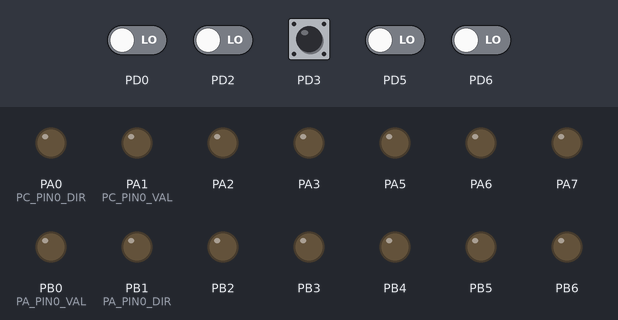
This program was run on a simulated ATmega32, built with avr-gcc and emulated at 1 MHz. Parts: output pins drawn as LEDs (lit = HIGH). Inputs (shaded band) come from the test bench; at power-on: PD3 HIGH, PD0, PD2, PD5, PD6 LOW.

Above: at 1.2 s.
1.3 s: PD3 pulled LOW for 0.15 s
At 2.7 s:
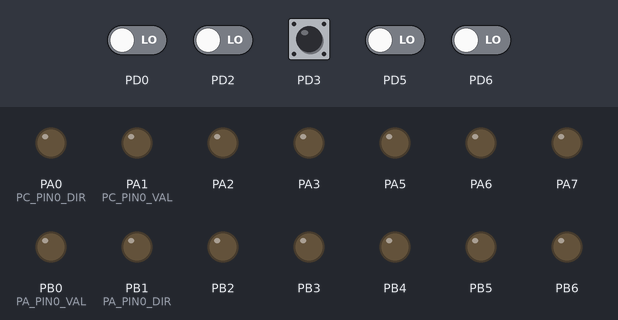
3.0 s: PD3 pulled LOW for 0.15 s
At 3.1 s:
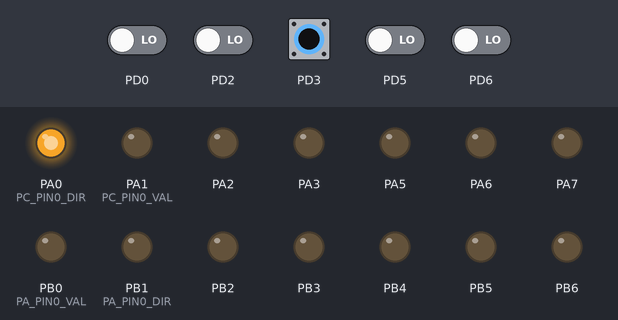
Timing chart, 0 to 6.0 s (numbered marks = the images above; inputs shaded):
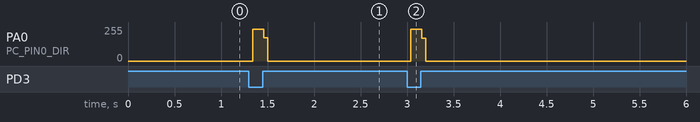

The program:

main.c
```c
/*
 * main.c
 *
 *  Created on: Feb 6, 2023
 *      Author: 00214
 */
#include "errorStates.h"
#include "stdTypes.h"
#include "DIO_int.h"
#include  "Switch_config.h"
#include  "Switch_int.h"


extern SW_t Switch_AstrSwitchState [SW_NUM];
int main(void)
{
	DIO_enuInit();
	Switch_enuInit(Switch_AstrSwitchState);
	u8 pinstate = 0;
	while(1){
		Switch_enuGetState(&Switch_AstrSwitchState[1],&pinstate);
		if(pinstate == 0){
			DIO_enuSetPinValue(DIO_u8PORTA ,DIO_u8PIN0,DIO_u8HIGH);

		}
		else{
			DIO_enuSetPinValue(DIO_u8PORTA ,DIO_u8PIN0,DIO_u8LOW);
		}
	}


return 0;
}
```

Switch_int.h
```c
/*
 * Switch_int.h
 *
 *  Created on: Feb 6, 2023
 *      Author: 00214
 */

#ifndef SWITCH_INT_H_
#define SWITCH_INT_H_

ES_t Switch_enuInit(SW_t * Copy_AstrSwitchs);
ES_t Switch_enuGetState(SW_t * Copy_AstrSwitchs, u8 * Copy_pu8SwState);

#endif /* SWITCH_INT_H_ */
```

Switch_priv.h
```c
/*
 * Switch_priv.h
 *
 *  Created on: Feb 6, 2023
 *      Author: 00214
 */

#ifndef SWITCH_PRIV_H_
#define SWITCH_PRIV_H_


#endif /* SWITCH_PRIV_H_ */
```

Switch_prog.c
```c
/*
 * Switch_prog.c
 *
 *  Created on: Feb 6, 2023
 *      Author: 00214
 */
#include "stdTypes.h"
#include "errorStates.h"
#include "Switch_priv.h"
#include  "Switch_config.h"


#include  "DIO_int.h"


ES_t Switch_enuInit(SW_t * Copy_AstrSwitchs){
	ES_t Local_enuErrorState = ES_NOK;
	u8 Local_u8Iterator = 0;
	if(Copy_AstrSwitchs != NULL){

		for(Local_u8Iterator =0; Local_u8Iterator<SW_NUM ;Local_u8Iterator++){
			Local_enuErrorState = DIO_enuSetPinDirection(Copy_AstrSwitchs[Local_u8Iterator].SW_PortID,DIO_u8INPUT,Copy_AstrSwitchs[Local_u8Iterator].SW_PinID );
			Local_enuErrorState = DIO_enuSetPinValue(Copy_AstrSwitchs[Local_u8Iterator].SW_PortID,Copy_AstrSwitchs[Local_u8Iterator].SW_PinID ,Copy_AstrSwitchs[Local_u8Iterator].SW_Status );

		}

	}
	else{
		Local_enuErrorState = ES_NULL_POINTER;
	}

	return Local_enuErrorState ;
}
ES_t Switch_enuGetState(SW_t * Copy_AstrSwitchs, u8 * Copy_pu8SwState){

	ES_t Local_enuErrorState = ES_NOK;
	if(Copy_AstrSwitchs != NULL && Copy_pu8SwState != NULL){
		Local_enuErrorState = DIO_enuGetPinValue(Copy_AstrSwitchs ->SW_PortID ,Copy_pu8SwState,Copy_AstrSwitchs->SW_PinID);
	}
	else {
		Local_enuErrorState =ES_NULL_POINTER;
	}

    return Local_enuErrorState ;
}
```

errorStates.h
```c
/*
 * errorStates.h
 *
 *  Created on: Feb 2, 2023
 *      Author: 00214
 */

#ifndef ERRORSTATES_H_
#define ERRORSTATES_H_
typedef enum {
	ES_NOK , ES_OK , ES_NULL_POINTER , ES_OUT_OF_RANGE
}ES_t;

#endif /* ERRORSTATES_H_ */
```

Switch_config.c
```c
/*
 * Switch_config.c
 *
 *  Created on: Feb 6, 2023
 *      Author: 00214
 */
#include "stdTypes.h"
#include  "errorStates.h"
#include "Switch_priv.h"
#include  "Switch_config.h"
#include  "DIO_int.h"

SW_t  Switch_AstrSwitchState [SW_NUM]={
		{DIO_u8PORTA ,DIO_u8PIN4 ,DIO_u8FLOAT  },
		{DIO_u8PoRTD ,DIO_u8PIN3 ,DIO_u8PULL_UP},
		{DIO_u8PORTC ,DIO_u8PIN5 ,DIO_u8PULL_UP}
};
```

Switch_config.h
```c
/*
 * Switch_config.h
 *
 *  Created on: Feb 6, 2023
 *      Author: 00214
 */

#ifndef SWITCH_CONFIG_H_
#define SWITCH_CONFIG_H_

#define SW_NUM     3

//port pin   float/pull_up

typedef struct{
	u8 SW_PortID;
	u8 SW_PinID;
	u8 SW_Status;
}SW_t;


#endif /* SWITCH_CONFIG_H_ */
```

DIO_config.h
```c
/*
 * DIO_config.h
 *
 *  Created on: Feb 1, 2023
 *      Author: 00214
 */

#ifndef DIO_CONFIG_H_
#define DIO_CONFIG_H_

#define PA_PIN0_DIR   OUTPUT
#define PA_PIN1_DIR   OUTPUT
#define PA_PIN2_DIR   OUTPUT
#define PA_PIN3_DIR   OUTPUT
#define PA_PIN4_DIR   OUTPUT
#define PA_PIN5_DIR   OUTPUT
#define PA_PIN6_DIR   OUTPUT
#define PA_PIN7_DIR   OUTPUT
#define PA_PIN8_DIR   OUTPUT

#define PB_PIN0_DIR   OUTPUT
#define PB_PIN1_DIR   OUTPUT
#define PB_PIN2_DIR   OUTPUT
#define PB_PIN3_DIR   OUTPUT
#define PB_PIN4_DIR   OUTPUT
#define PB_PIN5_DIR   OUTPUT
#define PB_PIN6_DIR   OUTPUT
#define PB_PIN7_DIR   OUTPUT
#define PB_PIN8_DIR   OUTPUT

#define PC_PIN0_DIR   INPUT
#define PC_PIN1_DIR   OUTPUT
#define PC_PIN2_DIR   INPUT
#define PC_PIN3_DIR   OUTPUT
#define PC_PIN4_DIR   OUTPUT
#define PC_PIN5_DIR   INPUT
#define PC_PIN6_DIR   INPUT
#define PC_PIN7_DIR   OUTPUT
#define PC_PIN8_DIR   INPUT

#define PD_PIN0_DIR   INPUT
#define PD_PIN1_DIR   OUTPUT
#define PD_PIN2_DIR   INPUT
#define PD_PIN3_DIR   INPUT
#define PD_PIN4_DIR   OUTPUT
#define PD_PIN5_DIR   INPUT
#define PD_PIN6_DIR   INPUT
#define PD_PIN7_DIR   OUTPUT
#define PD_PIN8_DIR   INPUT

#define PA_PIN0_VAL   LOW
#define PA_PIN1_VAL   LOW
#define PA_PIN2_VAL   LOW
#define PA_PIN3_VAL   LOW
#define PA_PIN4_VAL   LOW
#define PA_PIN5_VAL   LOW
#define PA_PIN6_VAL   LOW
#define PA_PIN7_VAL   LOW
#define PA_PIN8_VAL   LOW

#define PB_PIN0_VAL   LOW
#define PB_PIN1_VAL   LOW
#define PB_PIN2_VAL   LOW
#define PB_PIN3_VAL   LOW
#define PB_PIN4_VAL   LOW
#define PB_PIN5_VAL   LOW
#define PB_PIN6_VAL   LOW
#define PB_PIN7_VAL   LOW
#define PB_PIN8_VAL   LOW

#define PC_PIN0_VAL   HIGH
#define PC_PIN1_VAL   LOW
#define PC_PIN2_VAL   FLOAT
#define PC_PIN3_VAL   PULL_UP
#define PC_PIN4_VAL   HIGH
#define PC_PIN5_VAL   LOW
#define PC_PIN6_VAL   FLOAT
#define PC_PIN7_VAL   PULL_UP
#define PC_PIN8_VAL   HIGH

#define PD_PIN0_VAL   HIGH
#define PD_PIN1_VAL   LOW
#define PD_PIN2_VAL   FLOAT
#define PD_PIN3_VAL   PULL_UP
#define PD_PIN4_VAL   HIGH
#define PD_PIN5_VAL   LOW
#define PD_PIN6_VAL   FLOAT
#define PD_PIN7_VAL   PULL_UP
#define PD_PIN8_VAL   HIGH

#endif /* DIO_CONFIG_H_ */
```

DIO_int.h
```c
/*
 * DIO_int.h
 *
 *  Created on: Feb 1, 2023
 *      Author: 00214
 */

#ifndef DIO_INT_H_
#define DIO_INT_H_
//port A B C D
#define DIO_u8PORTA   0
#define DIO_u8PORTB   1
#define DIO_u8PORTC   2
#define DIO_u8PoRTD   3

#define DIO_u8PIN0   0
#define DIO_u8PIN1   1
#define DIO_u8PIN2   2
#define DIO_u8PIN3   3
#define DIO_u8PIN4   4
#define DIO_u8PIN5   5
#define DIO_u8PIN6   6
#define DIO_u8PIN7   7


#define DIO_u8HIGH     1
#define DIO_u8LOW      0
#define DIO_u8FLOAT    0
#define DIO_u8PULL_UP  1

#define DIO_u8INPUT    0
#define DIO_u8OUTPUT   1


ES_t DIO_enuInit(void); //pre_build conf

ES_t DIO_enuSetPortDirection(u8 Copy_u8PortID , u8 Copy_u8Value); //I/O
ES_t DIO_enuSetValue(u8 Copy_u8PortID , u8 Copy_u8Value);// H/L
ES_t DIO_enuTogPortValue(u8 Copy_u8PortID); // tog
ES_t DIO_enuGetPortValue(u8 Copy_u8PortID ,u8 * Copy_pu8Value); // Get Value h/l
//pins
ES_t DIO_enuSetPinDirection(u8 Copy_u8PortID , u8 Copy_u8Value ,u8 Copy_u8PinID); //I/O
ES_t DIO_enuSetPinValue(u8 Copy_u8PortID ,u8 Copy_u8PinID ,u8 Copy_u8Value);// H/L
ES_t DIO_enuTogPinValue(u8 Copy_u8PortID ,u8 Copy_u8PinID); // tog
ES_t DIO_enuGetPinValue(u8 Copy_u8PortID ,u8 * Copy_pu8Value , u8 Copy_u8PinID); // Get Value

#endif /* DIO_INT_H_ */
```

DIO_priv.h
```c
/*
 * DIO_priv.h
 *
 *  Created on: Feb 1, 2023
 *      Author: 00214
 */

#ifndef DIO_PRIV_H_
#define DIO_PRIV_H_

#define INPUT      0
#define OUTPUT     1

#define  HIGH      1
#define  LOW       0
#define  FLOAT     0
#define  PULL_UP   1

#define DIO_PORTA  0
#define DIO_PORTB  1
#define DIO_PORTC  2
#define DIO_PORTD  3

#define DIO_PIN0   0
#define DIO_PIN1   1
#define DIO_PIN2   2
#define DIO_PIN3   3
#define DIO_PIN4   4
#define DIO_PIN5   5
#define DIO_PIN6   6
#define DIO_PIN7   7

#define DIO_MASK_BIT  1

#define DDRA   *((u8*)0x3A)
#define PORTA  *((u8*)0x3B)
#define PINA   *((volatile u8*)0x39)

#define DDRB   *((u8*)0x37)
#define PORTB  *((u8*)0x38)
#define PINB   *((volatile u8*)0x36)

#define DDRC   *((u8*)0x34)
#define PORTC  *((u8*)0x35)
#define PINC   *((volatile u8*)0x33)

#define DDRD   *((u8*)0x31)
#define PORTD  *((u8*)0x32)
#define PIND   *((volatile u8*)0x30)


#define   CONC_HELP(b7,b6,b5,b4,b3,b2,b1,b0)    0b##b7##b6##b5##b4##b3##b2##b1##b0
#define   CONC(b7,b6,b5,b4,b3,b2,b1,b0)    CONC_HELP(b7,b6,b5,b4,b3,b2,b1,b0)

#endif /* DIO_PRIV_H_ */
```

DIO_prog.c
```c
/*
 * DIO_prog.c
 *
 *  Created on: Feb 1, 2023
 *      Author: 00214
 */
#include "stdTypes.h"
#include "errorStates.h"
#include "DIO_priv.h"
#include "DIO_config.h"
#include "DIO_int.h"

ES_t DIO_enuInit(void){
	ES_t Local_enuErrorState  = ES_NOK ;

    DDRA = CONC(PA_PIN7_DIR,PA_PIN6_DIR,PA_PIN5_DIR,PA_PIN4_DIR,PA_PIN3_DIR,PA_PIN2_DIR,PA_PIN1_DIR,PA_PIN0_DIR);
    DDRB = CONC(PB_PIN7_DIR,PB_PIN6_DIR,PB_PIN5_DIR,PB_PIN4_DIR,PB_PIN3_DIR,PB_PIN2_DIR,PB_PIN1_DIR,PB_PIN0_DIR);
	DDRC = CONC(PC_PIN7_DIR,PC_PIN6_DIR,PC_PIN5_DIR,PC_PIN4_DIR,PC_PIN3_DIR,PC_PIN2_DIR,PC_PIN1_DIR,PC_PIN0_DIR);
	DDRD = CONC(PD_PIN7_DIR,PD_PIN6_DIR,PD_PIN5_DIR,PD_PIN4_DIR,PD_PIN3_DIR,PD_PIN2_DIR,PD_PIN1_DIR,PD_PIN0_DIR);

	PORTA =  CONC(PA_PIN7_VAL,PA_PIN6_VAL,PA_PIN5_VAL,PA_PIN4_VAL,PA_PIN3_VAL,PA_PIN2_VAL,PA_PIN1_VAL,PA_PIN0_VAL);
	PORTB =  CONC(PB_PIN7_VAL,PB_PIN6_VAL,PB_PIN5_VAL,PB_PIN4_VAL,PB_PIN3_VAL,PB_PIN2_VAL,PB_PIN1_VAL,PB_PIN0_VAL);
	PORTC =  CONC(PC_PIN7_VAL,PC_PIN6_VAL,PC_PIN5_VAL,PC_PIN4_VAL,PC_PIN3_VAL,PC_PIN2_VAL,PC_PIN1_VAL,PC_PIN0_VAL);
//	PORTD =  CONC(PD_PIN7_VAL,PD_PIN6_VAL,PD_PIN5_VAL,PD_PIN4_VAL,PD_PIN3_VAL,PD_PIN2_VAL,PD_PIN1_VAL,PD_PIN0_VAL);
	Local_enuErrorState  = ES_OK;
	return Local_enuErrorState;
}

ES_t DIO_enuSetPortDirection(u8 Copy_u8PortID , u8 Copy_u8Value){
	ES_t Local_enuErrorState  = ES_NOK ;
     if(Copy_u8PortID <= DIO_PORTD){
    	 switch(Copy_u8PortID)
    	 {
    	 case DIO_PORTA :
    		 DDRA = Copy_u8Value;
    		 break;
    	 case DIO_PORTB :
    	     DDRB = Copy_u8Value;
    	     break;
    	 case DIO_PORTC :
    	     DDRC = Copy_u8Value;
    	     break;
    	 case DIO_PORTD :
    	     DDRD = Copy_u8Value;
    	     break;
    	 }
    	 Local_enuErrorState = ES_OK;
     }
     else{
    	 Local_enuErrorState = ES_OUT_OF_RANGE;  // ERROR ID
     }

	return Local_enuErrorState;
}
ES_t DIO_enuSetValue(u8 Copy_u8PortID , u8 Copy_u8Value){
	ES_t Local_enuErrorState  = ES_NOK ;
	 if(Copy_u8PortID <= DIO_PORTD){
	    	 switch(Copy_u8PortID)
	    	 {
	    	 case DIO_PORTA :
	    		 PORTA = Copy_u8Value;
	    		 break;
	    	 case DIO_PORTB :
	    	     PORTB = Copy_u8Value;
	    	     break;
	    	 case DIO_PORTC :
	    	     PORTC = Copy_u8Value;
	    	     break;
	    	 case DIO_PORTD :
	    	     PORTD = Copy_u8Value;
	    	     break;
	    	 }
	    	 Local_enuErrorState = ES_OK;
	     }
	     else{
	    	 Local_enuErrorState = ES_OUT_OF_RANGE;  // ERROR ID
	     }
	return Local_enuErrorState;
}
ES_t DIO_enuTogPortValue(u8 Copy_u8PortID){
	ES_t Local_enuErrorState  = ES_NOK ;
	 if(Copy_u8PortID <= DIO_PORTD){
	    	 switch(Copy_u8PortID)
	    	 {
	    	 case DIO_PORTA :
	    		 PORTA = ~PORTA;
	    		 break;
	    	 case DIO_PORTB :
	    		 PORTB = ~PORTB;
	    	     break;
	    	 case DIO_PORTC :
	    		 PORTC = ~PORTC;
	    	     break;
	    	 case DIO_PORTD :
	    		 PORTD = ~PORTD;
	    	     break;
	    	 }
	    	 Local_enuErrorState = ES_OK;
	     }
	     else{
	    	 Local_enuErrorState = ES_OUT_OF_RANGE;  // ERROR ID
	     }
	return Local_enuErrorState;
}
ES_t DIO_enuGetPortValue(u8 Copy_u8PortID ,u8 * Copy_pu8Value){
	ES_t Local_enuErrorState  = ES_NOK ;
	if(Copy_pu8Value != NULL){
			 if(Copy_u8PortID <= DIO_PORTD){
				     switch(Copy_u8PortID)
				     {
				      case DIO_PORTA :
				    	  * Copy_pu8Value = PINA;
				    	 break;
				      case DIO_PORTB :
				    	  * Copy_pu8Value = PINB;
				         break;
				      case DIO_PORTC :
				    	  * Copy_pu8Value = PINC;
				    	 break;
				      case DIO_PORTD :
				    	  * Copy_pu8Value = PIND;
				    	 break;
				       }
				    	 Local_enuErrorState = ES_OK;
				     }
			  else {
				    	Local_enuErrorState = ES_OUT_OF_RANGE;  // ERROR ID
				  }
	}
	else{
		Local_enuErrorState = ES_NULL_POINTER;
	}

	return Local_enuErrorState;
}
//pins
ES_t DIO_enuSetPinDirection(u8 Copy_u8PortID , u8 Copy_u8Value ,u8 Copy_u8PinID){
	ES_t Local_enuErrorState  = ES_NOK ;
	if((Copy_u8PortID <= DIO_PORTD) && (Copy_u8PinID <=DIO_PIN7) && (Copy_u8Value <= OUTPUT)){
		switch(Copy_u8PortID){
		case DIO_PORTA:
			DDRA &=~(DIO_MASK_BIT <<Copy_u8PinID); //clear
			DDRA |=(Copy_u8Value <<Copy_u8PinID);//set
		break;
		case DIO_PORTB:
			DDRB &=~(DIO_MASK_BIT <<Copy_u8PinID); //clear
			DDRB |=(Copy_u8Value <<Copy_u8PinID);//set
		break;
		case DIO_PORTC:
			DDRC &=~(DIO_MASK_BIT <<Copy_u8PinID); //clear
			DDRC |=(Copy_u8Value <<Copy_u8PinID);//set
		break;
		case DIO_PORTD:
			DDRD &=~(DIO_MASK_BIT <<Copy_u8PinID); //clear
			DDRD |=(Copy_u8Value <<Copy_u8PinID);//set
		break;
		}
		Local_enuErrorState = ES_OK;
	}
	else{
		Local_enuErrorState = ES_OUT_OF_RANGE;
	}
	return Local_enuErrorState;
}
ES_t DIO_enuSetPinValue(u8 Copy_u8PortID ,u8 Copy_u8PinID ,u8 Copy_u8Value){
	ES_t Local_enuErrorState  = ES_NOK ;
		if((Copy_u8PortID <= DIO_PORTD) && (Copy_u8PinID <=DIO_PIN7) && (Copy_u8Value <= OUTPUT)){
			switch(Copy_u8PortID){
			case DIO_PORTA:
				PORTA &=~(DIO_MASK_BIT <<Copy_u8PinID); //clear
				PORTA |=(Copy_u8Value <<Copy_u8PinID);//set
			break;
			case DIO_PORTB:
				PORTB &=~(DIO_MASK_BIT <<Copy_u8PinID); //clear
				PORTB |=(Copy_u8Value <<Copy_u8PinID);//set
			break;
			case DIO_PORTC:
				PORTC &=~(DIO_MASK_BIT <<Copy_u8PinID); //clear
				PORTC |=(Copy_u8Value <<Copy_u8PinID);//set
			break;
			case DIO_PORTD:
				PORTD &=~(DIO_MASK_BIT <<Copy_u8PinID); //clear
				PORTD |=(Copy_u8Value <<Copy_u8PinID);//set
			break;
			}
			Local_enuErrorState = ES_OK;
		}
		else{
			Local_enuErrorState = ES_OUT_OF_RANGE;
		}

	return Local_enuErrorState;
}
ES_t DIO_enuTogPinValue(u8 Copy_u8PortID ,u8 Copy_u8PinID){
	ES_t Local_enuErrorState  = ES_NOK ;
	if((Copy_u8PortID <= DIO_PORTD) && (Copy_u8PinID <=DIO_PIN7)){
			switch(Copy_u8PortID){
			case DIO_PORTA:
				PORTA ^=(DIO_MASK_BIT <<Copy_u8PinID);
			break;
			case DIO_PORTB:
				PORTB ^=(DIO_MASK_BIT <<Copy_u8PinID);
			break;
			case DIO_PORTC:
				PORTC ^=(DIO_MASK_BIT <<Copy_u8PinID);
			break;
			case DIO_PORTD:
				PORTD ^=(DIO_MASK_BIT <<Copy_u8PinID);
			break;
			}
			Local_enuErrorState = ES_OK;
		}
		else{
			Local_enuErrorState = ES_OUT_OF_RANGE;
		}

	return Local_enuErrorState;
}
ES_t DIO_enuGetPinValue(u8 Copy_u8PortID ,u8 * Copy_pu8Value , u8 Copy_u8PinID){
	ES_t Local_enuErrorState  = ES_NOK ;
	if(Copy_pu8Value != NULL){
		if((Copy_u8PortID <= DIO_PORTD) && (Copy_u8PinID <=DIO_PIN7)){
			switch(Copy_u8PortID)
			{
			case DIO_PORTA :
				 * Copy_pu8Value = ((PINA>>Copy_u8PinID)&DIO_MASK_BIT);
			break;
			case DIO_PORTB :
			     * Copy_pu8Value = ((PINB>>Copy_u8PinID)&DIO_MASK_BIT);
			break;
			case DIO_PORTC :
				* Copy_pu8Value =  ((PINC>>Copy_u8PinID)&DIO_MASK_BIT) ;
			break;
			case DIO_PORTD :
				 * Copy_pu8Value = ((PIND>>Copy_u8PinID)&DIO_MASK_BIT) ;
			break;
			}
				 Local_enuErrorState = ES_OK;
			}
		else {
				 Local_enuErrorState = ES_OUT_OF_RANGE;  // ERROR ID
		}
	}
	else{
		 Local_enuErrorState = ES_NULL_POINTER;
	}

	return Local_enuErrorState;
}
```

stdTypes.h
```c
#ifndef STDTYPES_H_
#define STDTYPES_H_


typedef unsigned char         u8   ;
typedef unsigned short int    u16  ;
typedef unsigned long int     u32  ;

typedef signed char           s8   ;
typedef signed short int      s16  ;
typedef signed long int       s32  ;

typedef float                 f32  ;
typedef double                f64  ;
typedef long double           f80  ;

#define NULL		(void*)0

#endif
```

Measured:
- after the input at 1.3 s, PA0 (PC_PIN0_DIR): 0/255 → 237/255 at once, → 0/255 0.12 s later
- after the input at 3.0 s, PA0 (PC_PIN0_DIR): 0/255 → 237/255 at once, → 0/255 0.12 s later
